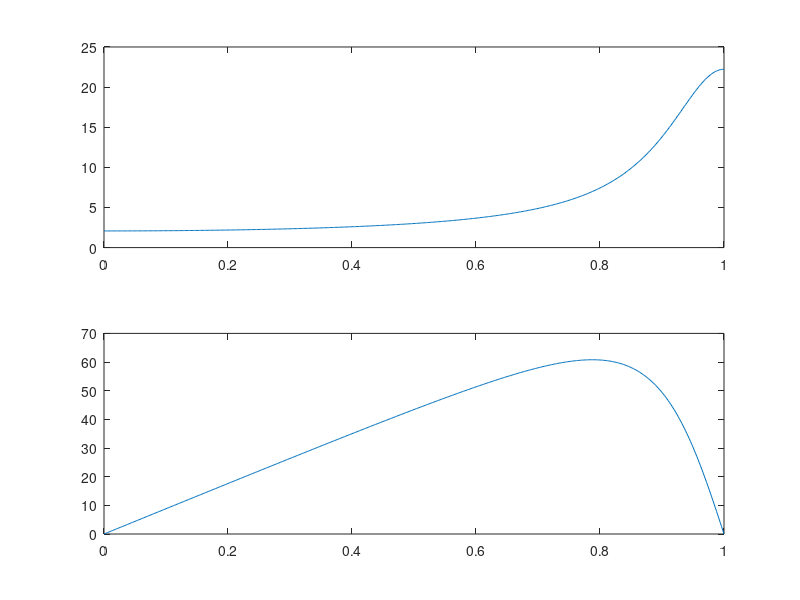

The MATLAB script that drew this image:
w5 = [0:500]/500*pi;
X5 = (4 + 2 * exp(-i*w5)) ./ (1 + 1.4*exp(-i*w5)+0.49*exp(-i*2*w5));
magX5 = abs(X5);
angX5 = angle(X5);

subplot(2, 1, 1); plot(w5/pi, magX5);
subplot(2, 1, 2); plot(w5/pi, angX5*180/pi);
